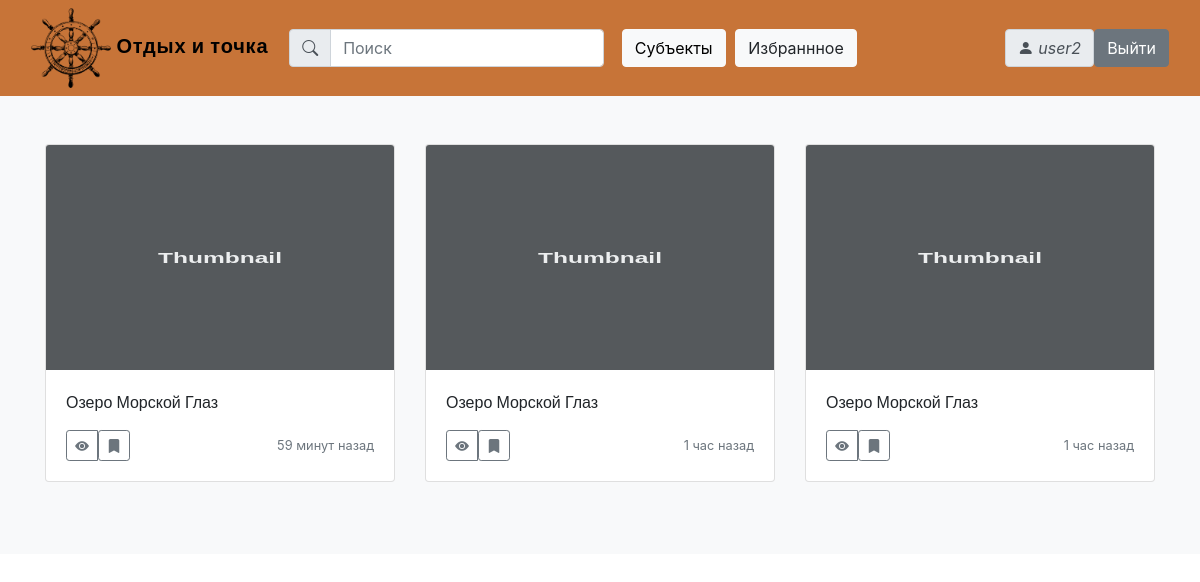
The page / (signed in) on the database its author committed.
### main/models.py (models this page shows, shortened)
class AlbumElem(models.Model):  # реализация непосредственно с SQLite
    photo = models.ImageField(upload_to='photos/')
    title = models.TextField(max_length=255, default='Название города')
    content = models.TextField(blank=True)
    time_of_creation = models.DateTimeField(auto_now_add=True)
    bookmark = models.ManyToManyField(User)
    def get_absolute_url(self):
        return reverse('albumelem', kwargs={'album_elem_id': self.pk})
    class Meta:
        verbose_name = 'Статьи на сайте'
        verbose_name_plural = 'Статьи на сайте'

### main/views.py (the view)
# urls.py: path('', index, name='home'),
def index(request):
    elems = AlbumElem.objects.all().order_by('-id')
    if request.method == 'POST':
        for elem in elems:
            button = 'fav{0}'.format(elem.pk)
            if button in request.POST.keys():
                elem.bookmark.add(request.user)
    else:
        print('Tried to register: May be method is not POST?')
    return render(request, 'main/index.html', {'album_elem_list': elems, 'title': 'Главная'})

### main/templates/main/index.html (shortened to what this page needs)
{% extends 'main/base.html' %}
{% load humanize %}
{% block content %}
<div class="container">
    <div class="row">
        {% for album_elem in album_elem_list %}
            <div class="col-md-4">
              <div class="card mb-4 box-shadow">
                {% if album_elem.photo %}
                    <img class="card-img-top"
                         alt="Can't show image :("
                         style="height: 225px; width: 100%; display: block; object-fit: cover;"
                         src="{{album_elem.photo.url}}">
                {% else %}
                    <img class="card-img-top"
                         alt="Thumbnail [100%x225]"
                         style="height: 225px; width: 100%; display: block;"
>
                {% endif %}
                <div class="card-body">
                  <p class="card-text"> {{album_elem.title}} </p>
                  <div class="d-flex justify-content-between align-items-center">
                    <div class="btn-group">
                      <a class="btn btn-sm btn-outline-secondary" href="{{album_elem.get_absolute_url}}"> <i class="bi bi-eye-fill"> </i></a>
                      {% if request.user.is_authenticated %}
                          <form action="" method="post">
                            <button type="submit" class="btn btn-sm btn-outline-secondary" name="fav{{ album_elem.pk }}"> <i class="bi bi-bookmark-fill"></i> </button>
                          </form>
                      {% endif %}
                    </div>
                    <small class="text-muted"> {{album_elem.time_of_creation|naturaltime}} </small>
                  </div>
                </div>
              </div>
            </div>
        {% endfor %}
  </div>
</div>
{% endblock %}

### main/templates/main/base.html (shortened to what this page needs)
<!DOCTYPE html>
{% load static%}
<html lang="ru">
<head>
  <link type="text/css" href="{% static 'main/css/styles.css' %}" rel="stylesheet">
  <link rel="stylesheet" href="https://cdn.jsdelivr.net/npm/bootstrap-icons@1.5.0/font/bootstrap-icons.css" />
  <link rel="stylesheet" href="https://cdn.jsdelivr.net/npm/bootstrap@4.0.0/dist/css/bootstrap.min.css"
>
</head>
<body>
  <nav class="navbar navbar-expand-xl">
    <div class="container-fluid">
      <a class="navbar-brand" href="{% url 'home' %}">
        <img src="{% static 'main/icons/logo.png' %}" alt="Logo" title="Logo"> Отдых и точка
      </a>
      <div class="collapse navbar-collapse" id="navbarResponsive">
        <ul class="navbar-nav mr-auto">
          <li class="nav-item">
            <form class="form-inline mr-auto mr-sl-2 mr-xs-none">
              <div class="form-group">
                <div class="input-group">
                  <div class="input-group-prepend">
                    <span class="input-group-text"> <i class="bi bi-search"></i> </span>
                  </div>
                  <input class="form-control mr-sm-2" type="search" placeholder="Поиск" aria-label="Поиск">
                </div>
              </div>
            </form>
          <li class="nav-item">
            <a type="button" class="btn btn-light" data-toggle="modal" data-target="#exampleModal"> Субъекты </a>
            {% if request.user.is_authenticated %}
          <li class="nav-item"> <a class="btn btn-light" href="{% url 'favorites' %}"> Избраннное </a>
            {% endif %}
        </ul>
      </div>
      <form class="form-inline ml-auto">
        <div class="form-group">
          <span class="input-group-text"> <i class="bi bi-person-fill"> {{request.user.username}}</i> </span>
          {% if request.user.is_authenticated %}
          <a class="btn btn-secondary" href="{% url 'logout' %}">Выйти</a>
          {% else %}
          <a class="btn btn-secondary" href="{% url 'login' %}">Войти</a>
          {% endif %}
        </div>
      </form>
    </div>
  </nav>
  <div class="album py-5 bg-light">
    {% block content %}
    {% endblock %}
  </div>
</body>
</html>

### main/static/main/css/styles.css (style rules this page uses)
.navbar { background: #C77438; color: black; max-height: 6rem; min-height: 2em; }
.navbar-brand { color:black; font-weight: 800; font-size: 1.5rem; letter-spacing: .05rem; font-family: "Roboto Condensed", sans-serif; }
.navbar img { max-height: 80px; max-width: 80px; min-height: 60px; min-width: 60px; }
.nav-item { margin: 0 .3rem 0 .3rem }
.card-text { text-align: left; font-family: 'Open Sans', sans-serif; white-space: pre-line; }

### rows shown on the page
AlbumElem: title "Озеро Морской Глаз", time_of_creation "59 минут назад"
AlbumElem: title "Озеро Морской Глаз", time_of_creation "1 час назад"
AlbumElem: title "Озеро Морской Глаз", time_of_creation "1 час назад"

### other values the page prints
{{ request.user.username }} "user2"
